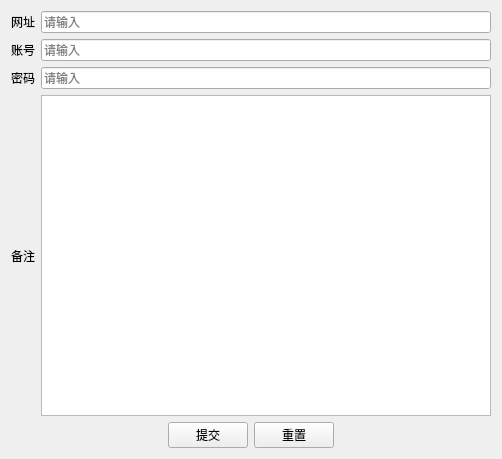
<?xml version="1.0" encoding="UTF-8"?>
<ui version="4.0">
 <class>Form</class>
 <widget class="QWidget" name="Form">
  <property name="geometry">
   <rect>
    <x>0</x>
    <y>0</y>
    <width>502</width>
    <height>459</height>
   </rect>
  </property>
  <property name="windowTitle">
   <string>Form</string>
  </property>
  <layout class="QVBoxLayout" name="verticalLayout">
   <item>
    <layout class="QHBoxLayout" name="horizontalLayout_5">
     <item>
      <widget class="QLabel" name="label_5">
       <property name="text">
        <string>网址</string>
       </property>
      </widget>
     </item>
     <item>
      <widget class="QLineEdit" name="url">
       <property name="placeholderText">
        <string>请输入</string>
       </property>
      </widget>
     </item>
    </layout>
   </item>
   <item>
    <layout class="QHBoxLayout" name="horizontalLayout">
     <item>
      <widget class="QLabel" name="label">
       <property name="text">
        <string>账号</string>
       </property>
      </widget>
     </item>
     <item>
      <widget class="QLineEdit" name="username">
       <property name="placeholderText">
        <string>请输入</string>
       </property>
      </widget>
     </item>
    </layout>
   </item>
   <item>
    <layout class="QHBoxLayout" name="horizontalLayout_2">
     <item>
      <widget class="QLabel" name="label_2">
       <property name="text">
        <string>密码</string>
       </property>
      </widget>
     </item>
     <item>
      <widget class="QLineEdit" name="password">
       <property name="placeholderText">
        <string>请输入</string>
       </property>
      </widget>
     </item>
    </layout>
   </item>
   <item>
    <layout class="QHBoxLayout" name="horizontalLayout_6">
     <item>
      <widget class="QLabel" name="label_6">
       <property name="text">
        <string>备注</string>
       </property>
      </widget>
     </item>
     <item>
      <widget class="QTextEdit" name="remark"/>
     </item>
    </layout>
   </item>
   <item>
    <layout class="QHBoxLayout" name="horizontalLayout_7">
     <item>
      <spacer name="horizontalSpacer">
       <property name="orientation">
        <enum>Qt::Horizontal</enum>
       </property>
       <property name="sizeHint" stdset="0">
        <size>
         <width>40</width>
         <height>20</height>
        </size>
       </property>
      </spacer>
     </item>
     <item>
      <widget class="QPushButton" name="submit_btn">
       <property name="text">
        <string>提交</string>
       </property>
      </widget>
     </item>
     <item>
      <widget class="QPushButton" name="reset_btn">
       <property name="text">
        <string>重置</string>
       </property>
      </widget>
     </item>
     <item>
      <spacer name="horizontalSpacer_2">
       <property name="orientation">
        <enum>Qt::Horizontal</enum>
       </property>
       <property name="sizeHint" stdset="0">
        <size>
         <width>40</width>
         <height>20</height>
        </size>
       </property>
      </spacer>
     </item>
    </layout>
   </item>
  </layout>
 </widget>
 <resources/>
 <connections/>
</ui>
